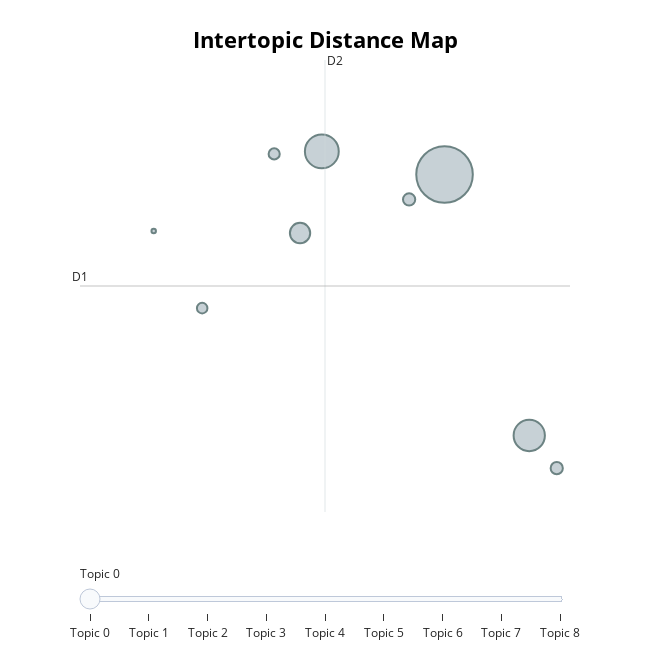

The code cell stored with this chart in its notebook:
### Markdown cell above
Julguei o modelo que utilizou 10 tópicos como o mais representativo.
Logo, somente o utilizei, descartando o de 5 tópicos para vizualização.

### Code cell
ten_topic_model.visualize_topics()

### Figure 1 — Plotly figure (JSON) as saved in the notebook; plotly's stock layout.template omitted (floating-point values rounded to 4 significant figures)
{"data": [{"customdata": [[0, "mean | fear | president | word | film", 1937], [1, "world | state | city | largest | country", 693], [2, "invent | color | card | drink | flag", 593], [3, "baseball | horse | team | sport | game", 250], [4, "blood | tuberculosis | hand | transplant | finger", 91], [5, "computer | address | mail | internet | answerscom", 90], [6, "temperature | water | weigh | measure | earth", 75], [7, "bible | pope | vatican | cross | prophet", 67], [8, "life | expectancy | average | fraction | beaver", 12]], "hovertemplate": "<b>Topic %{customdata[0]}</b><br>%{customdata[1]}<br>Size: %{customdata[2]}", "legendgroup": "", "marker": {"color": "#B0BEC5", "line": {"color": "DarkSlateGrey", "width": 2}, "size": [1937, 693, 593, 250, 91, 90, 75, 67, 12], "sizemode": "area", "sizeref": 1.211, "symbol": "circle"}, "mode": "markers", "name": "", "orientation": "v", "showlegend": false, "type": "scatter", "x": [-1.889, -3.044, -1.091, -3.249, -2.222, -0.8322, -3.493, -4.17, -4.627], "xaxis": "x", "y": [10.1, 10.5, 5.605, 9.095, 9.673, 5.042, 10.46, 7.8, 9.131], "yaxis": "y"}], "layout": {"annotations": [{"showarrow": false, "text": "D1", "x": -5.321, "y": 8.182, "yshift": 10}, {"showarrow": false, "text": "D2", "x": -3.014, "xshift": 10, "y": 12.08}], "height": 650, "hoverlabel": {"bgcolor": "white", "font": {"family": "Rockwell", "size": 16}}, "legend": {"itemsizing": "constant", "tracegroupgap": 0}, "margin": {"t": 60}, "shapes": [{"line": {"color": "#CFD8DC", "width": 2}, "type": "line", "x0": -3.014, "x1": -3.014, "y0": 4.286, "y1": 12.08}, {"line": {"color": "#9E9E9E", "width": 2}, "type": "line", "x0": -5.321, "x1": -0.7074, "y0": 8.182, "y1": 8.182}], "sliders": [{"active": 0, "pad": {"t": 50}, "steps": [{"args": [{"marker.color": [["red", "#B0BEC5", "#B0BEC5", "#B0BEC5", "#B0BEC5", "#B0BEC5", "#B0BEC5", "#B0BEC5", "#B0BEC5"]]}], "label": "Topic 0", "method": "update"}, {"args": [{"marker.color": [["#B0BEC5", "red", "#B0BEC5", "#B0BEC5", "#B0BEC5", "#B0BEC5", "#B0BEC5", "#B0BEC5", "#B0BEC5"]]}], "label": "Topic 1", "method": "update"}, {"args": [{"marker.color": [["#B0BEC5", "#B0BEC5", "red", "#B0BEC5", "#B0BEC5", "#B0BEC5", "#B0BEC5", "#B0BEC5", "#B0BEC5"]]}], "label": "Topic 2", "method": "update"}, {"args": [{"marker.color": [["#B0BEC5", "#B0BEC5", "#B0BEC5", "red", "#B0BEC5", "#B0BEC5", "#B0BEC5", "#B0BEC5", "#B0BEC5"]]}], "label": "Topic 3", "method": "update"}, {"args": [{"marker.color": [["#B0BEC5", "#B0BEC5", "#B0BEC5", "#B0BEC5", "red", "#B0BEC5", "#B0BEC5", "#B0BEC5", "#B0BEC5"]]}], "label": "Topic 4", "method": "update"}, {"args": [{"marker.color": [["#B0BEC5", "#B0BEC5", "#B0BEC5", "#B0BEC5", "#B0BEC5", "red", "#B0BEC5", "#B0BEC5", "#B0BEC5"]]}], "label": "Topic 5", "method": "update"}, {"args": [{"marker.color": [["#B0BEC5", "#B0BEC5", "#B0BEC5", "#B0BEC5", "#B0BEC5", "#B0BEC5", "red", "#B0BEC5", "#B0BEC5"]]}], "label": "Topic 6", "method": "update"}, {"args": [{"marker.color": [["#B0BEC5", "#B0BEC5", "#B0BEC5", "#B0BEC5", "#B0BEC5", "#B0BEC5", "#B0BEC5", "red", "#B0BEC5"]]}], "label": "Topic 7", "method": "update"}, {"args": [{"marker.color": [["#B0BEC5", "#B0BEC5", "#B0BEC5", "#B0BEC5", "#B0BEC5", "#B0BEC5", "#B0BEC5", "#B0BEC5", "red"]]}], "label": "Topic 8", "method": "update"}]}], "title": {"font": {"color": "Black", "size": 22}, "text": "<b>Intertopic Distance Map</b>", "x": 0.5, "xanchor": "center", "y": 0.95, "yanchor": "top"}, "width": 650, "xaxis": {"anchor": "y", "domain": [0, 1], "range": [-5.321, -0.7074], "title": {"text": ""}, "visible": false}, "yaxis": {"anchor": "x", "domain": [0, 1], "range": [4.286, 12.08], "title": {"text": ""}, "visible": false}}}
